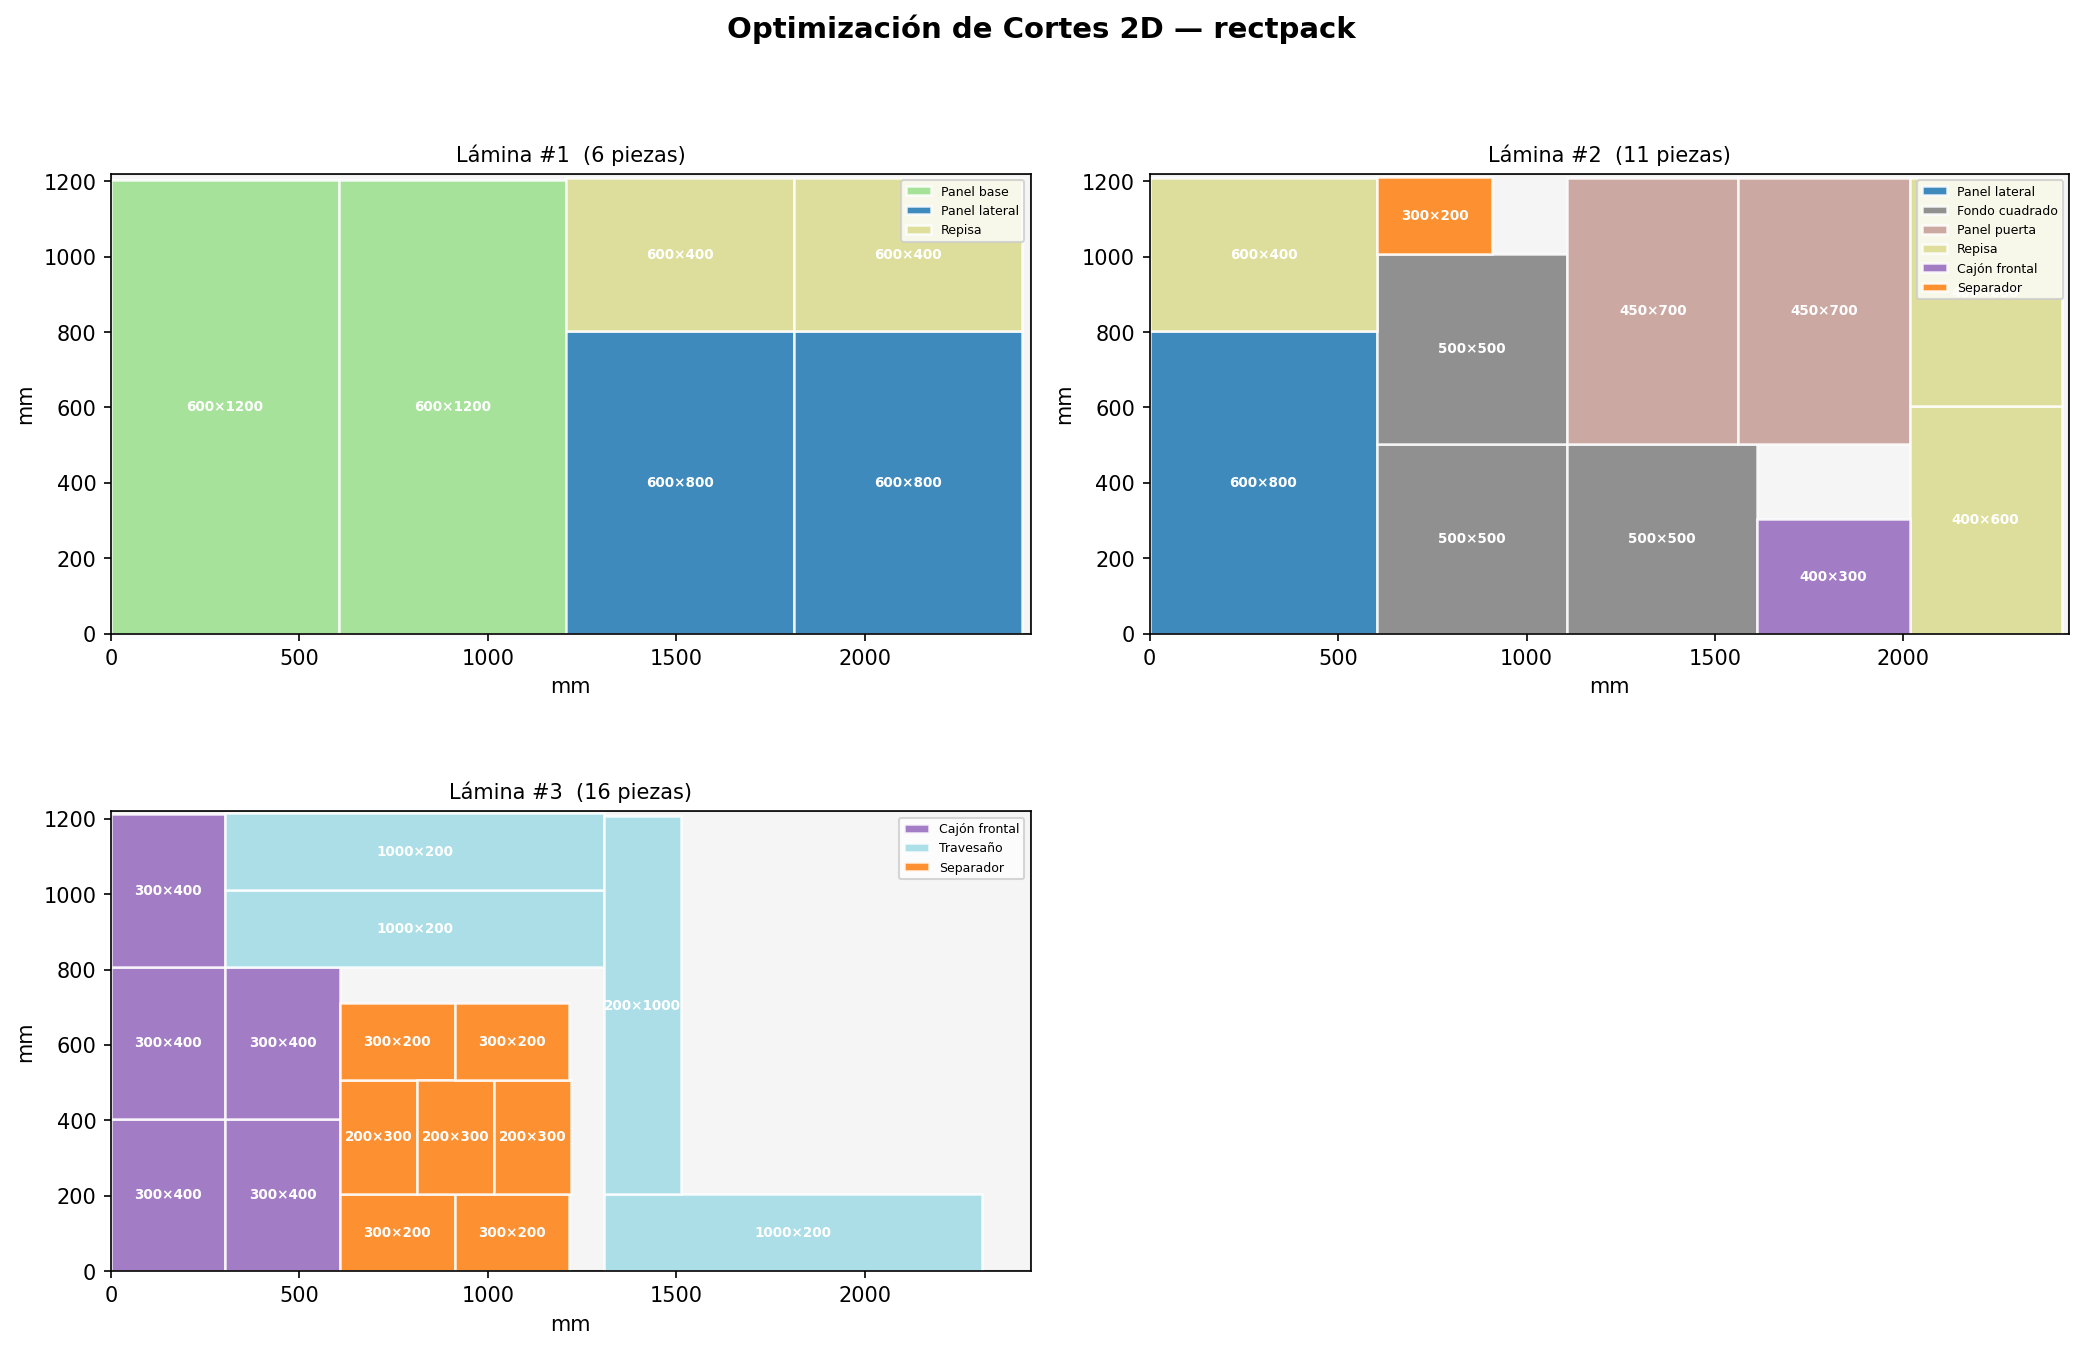

Write the Python code that produced this figure.
"""
Optimización de Cortes 2D con rectpack
========================================
Instalación: pip install rectpack matplotlib

Problema: Tenemos láminas/tableros de tamaño estándar y necesitamos
cortar piezas rectangulares minimizando el desperdicio de material.
"""

import rectpack
from rectpack import newPacker, PackingMode, PackingBin
import matplotlib.pyplot as plt
import matplotlib.patches as patches
import matplotlib.cm as cm
import csv
import random

# ─────────────────────────────────────────────
# DATOS DEL PROBLEMA
# ─────────────────────────────────────────────

ANCHO_LAMINA  = 2440  # mm — tablero estándar (ej. MDF, melamina)
ALTO_LAMINA   = 1220  # mm
MAX_LAMINAS   = 10    # máximo de láminas disponibles
MARGEN_CORTE  = 4     # mm — kerf (pérdida por disco de sierra)

# Piezas requeridas: (ancho, alto, cantidad, nombre)
piezas_requeridas = [
    (800,  600,  3, "Panel lateral"),
    (1200, 600,  2, "Panel base"),
    (600,  400,  5, "Repisa"),
    (400,  300,  6, "Cajón frontal"),
    (1000, 200,  4, "Travesaño"),
    (500,  500,  3, "Fondo cuadrado"),
    (300,  200,  8, "Separador"),
    (700,  450,  2, "Panel puerta"),
]

# ─────────────────────────────────────────────
# PREPARAR LISTA DE PIEZAS
# ─────────────────────────────────────────────

lista_piezas = []  # (ancho, alto, id, nombre)
pid = 1
for ancho, alto, cantidad, nombre in piezas_requeridas:
    for _ in range(cantidad):
        # Incluir margen de corte en cada pieza
        lista_piezas.append((ancho + MARGEN_CORTE, alto + MARGEN_CORTE, pid, nombre))
        pid += 1

total_piezas = len(lista_piezas)

print("=" * 60)
print("   OPTIMIZACIÓN DE CORTES 2D — rectpack")
print("=" * 60)
print(f"\nLámina estándar     : {ANCHO_LAMINA} x {ALTO_LAMINA} mm")
print(f"Margen de corte     : {MARGEN_CORTE} mm")
print(f"Total piezas        : {total_piezas}")
print(f"\nPiezas requeridas:")
for ancho, alto, cant, nombre in piezas_requeridas:
    area = ancho * alto * cant
    print(f"  {nombre:<20} {ancho:>4}x{alto:<4} mm  x{cant}  ({area/1e6:.4f} m²)")

# ─────────────────────────────────────────────
# CONFIGURAR Y EJECUTAR EL PACKER
# ─────────────────────────────────────────────

# Crear packer con algoritmo Maximal Rectangles (mejor calidad)
packer = newPacker(
    mode=PackingMode.Offline,       # conocemos todas las piezas de antemano
    bin_algo=PackingBin.BFF,        # Best Fit First para láminas
    sort_algo=rectpack.SORT_SSIDE,  # ordenar por lado más corto
    rotation=True                   # permitir rotación de piezas
)

# Agregar láminas disponibles
for _ in range(MAX_LAMINAS):
    packer.add_bin(ANCHO_LAMINA, ALTO_LAMINA)

# Agregar piezas al packer (ancho, alto, rid)
for ancho, alto, pid, nombre in lista_piezas:
    packer.add_rect(ancho, alto, rid=pid)

# Ejecutar optimización
packer.pack()

# ─────────────────────────────────────────────
# PROCESAR RESULTADOS
# ─────────────────────────────────────────────

laminas_usadas = packer.bin_list()
piezas_colocadas = 0
resultados = []  # (lamina_idx, x, y, ancho, alto, pid)

for i, lamina in enumerate(packer):
    rects = list(lamina)
    piezas_colocadas += len(rects)
    for rect in rects:
        resultados.append((i, rect.x, rect.y, rect.width, rect.height, rect.rid))

# Piezas no colocadas
ids_colocados = {r[5] for r in resultados}
ids_todos     = {p[2] for p in lista_piezas}
no_colocados  = ids_todos - ids_colocados

# ─────────────────────────────────────────────
# MOSTRAR RESUMEN EN CONSOLA
# ─────────────────────────────────────────────

area_lamina = ANCHO_LAMINA * ALTO_LAMINA
num_laminas = len(packer.bin_list())

print(f"\n{'─'*60}")
print(f"   RESULTADO")
print(f"{'─'*60}")
print(f"  Láminas necesarias  : {num_laminas}")
print(f"  Piezas colocadas    : {piezas_colocadas} / {total_piezas}")
if no_colocados:
    print(f"  ⚠ Piezas sin colocar: {len(no_colocados)} (aumentar MAX_LAMINAS)")

for i, lamina in enumerate(packer):
    rects       = list(lamina)
    area_usada  = sum(r.width * r.height for r in rects)
    desperdicio = area_lamina - area_usada
    eficiencia  = area_usada / area_lamina * 100
    print(f"\n  Lámina #{i+1}:")
    print(f"    Piezas     : {len(rects)}")
    print(f"    Usado      : {area_usada/1e6:.4f} m²  ({eficiencia:.1f}%)")
    print(f"    Desperdicio: {desperdicio/1e6:.4f} m²")

total_area_usada  = sum(r.width * r.height for lam in packer for r in lam)
total_area_total  = num_laminas * area_lamina
eficiencia_global = total_area_usada / total_area_total * 100

print(f"\n{'─'*60}")
print(f"   RESUMEN GLOBAL")
print(f"{'─'*60}")
print(f"  Material total      : {total_area_total/1e6:.4f} m²")
print(f"  Material usado      : {total_area_usada/1e6:.4f} m²")
print(f"  Desperdicio total   : {(total_area_total-total_area_usada)/1e6:.4f} m²")
print(f"  Eficiencia global   : {eficiencia_global:.1f}%")
print(f"{'─'*60}\n")

# ─────────────────────────────────────────────
# MAPA DE COLORES POR TIPO DE PIEZA
# ─────────────────────────────────────────────

# Asignar color por nombre de pieza
nombres_unicos = list({p[3] for p in lista_piezas})
colores_base   = cm.get_cmap("tab20", len(nombres_unicos))
color_map      = {nombre: colores_base(i) for i, nombre in enumerate(nombres_unicos)}

# Diccionario pid → nombre
pid_a_nombre = {p[2]: p[3] for p in lista_piezas}

# ─────────────────────────────────────────────
# VISUALIZACIÓN CON MATPLOTLIB
# ─────────────────────────────────────────────

cols     = min(num_laminas, 2)
rows     = (num_laminas + 1) // 2
fig, axes = plt.subplots(rows, cols, figsize=(14, rows * 4.5))
fig.suptitle("Optimización de Cortes 2D — rectpack", fontsize=14, fontweight="bold", y=1.01)

if num_laminas == 1:
    axes = [[axes]]
elif rows == 1:
    axes = [axes]

ax_list = [ax for row in axes for ax in (row if hasattr(row, '__iter__') else [row])]

for i, lamina in enumerate(packer):
    ax = ax_list[i]
    ax.set_xlim(0, ANCHO_LAMINA)
    ax.set_ylim(0, ALTO_LAMINA)
    ax.set_aspect("equal")
    ax.set_title(f"Lámina #{i+1}  ({len(list(lamina))} piezas)", fontsize=10)
    ax.set_xlabel("mm")
    ax.set_ylabel("mm")

    # Fondo (material sobrante)
    fondo = patches.Rectangle((0, 0), ANCHO_LAMINA, ALTO_LAMINA,
                                linewidth=1, edgecolor="#aaa",
                                facecolor="#f5f5f5")
    ax.add_patch(fondo)

    etiquetas_vistas = set()
    for rect in lamina:
        nombre = pid_a_nombre.get(rect.rid, "Pieza")
        color  = color_map[nombre]
        w_real = rect.width  - MARGEN_CORTE
        h_real = rect.height - MARGEN_CORTE

        # Rectángulo de la pieza
        r = patches.Rectangle(
            (rect.x, rect.y), rect.width, rect.height,
            linewidth=1.2, edgecolor="white",
            facecolor=color, alpha=0.85,
            label=nombre if nombre not in etiquetas_vistas else ""
        )
        ax.add_patch(r)
        etiquetas_vistas.add(nombre)

        # Etiqueta dentro de la pieza
        cx, cy = rect.x + rect.width / 2, rect.y + rect.height / 2
        ax.text(cx, cy, f"{w_real}×{h_real}",
                ha="center", va="center",
                fontsize=6.5, color="white", fontweight="bold")

    ax.legend(loc="upper right", fontsize=6, framealpha=0.8)

# Ocultar ejes sobrantes
for j in range(num_laminas, len(ax_list)):
    ax_list[j].set_visible(False)

plt.tight_layout()
plt.savefig("cortes_2d.png", dpi=150, bbox_inches="tight")
print("  Imagen 'cortes_2d.png' generada correctamente.")

# ─────────────────────────────────────────────
# EXPORTAR A CSV
# ─────────────────────────────────────────────

with open("resultado_cortes_2d.csv", "w", newline="") as f:
    writer = csv.writer(f)
    writer.writerow(["Lámina", "Pieza", "X (mm)", "Y (mm)",
                     "Ancho (mm)", "Alto (mm)", "Área (m²)"])
    for lam_idx, x, y, w, h, pid in resultados:
        nombre = pid_a_nombre.get(pid, "Pieza")
        w_real = w - MARGEN_CORTE
        h_real = h - MARGEN_CORTE
        writer.writerow([lam_idx + 1, nombre, x, y, w_real, h_real,
                         f"{w_real*h_real/1e6:.6f}"])

print("  Archivo 'resultado_cortes_2d.csv' generado correctamente.")
plt.show()
